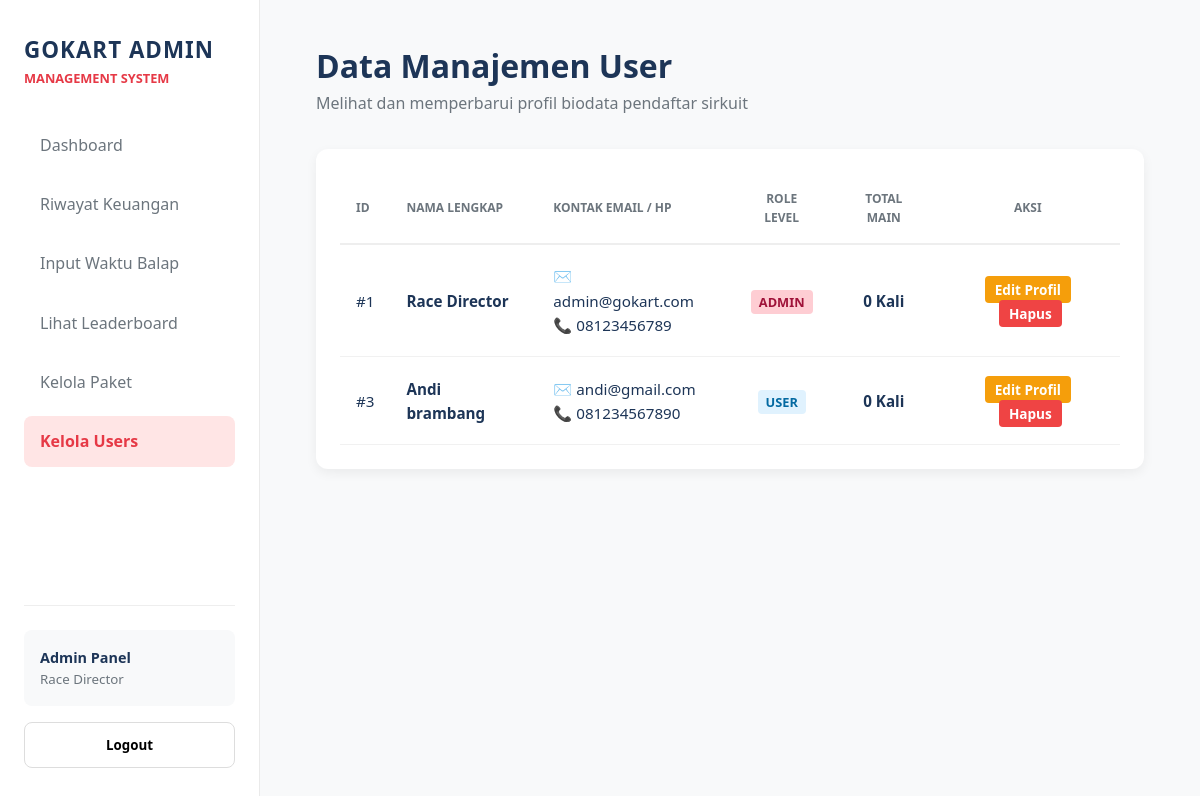
/admin/kelola_users.php (signed in), run on an earlier commit of the app's database.
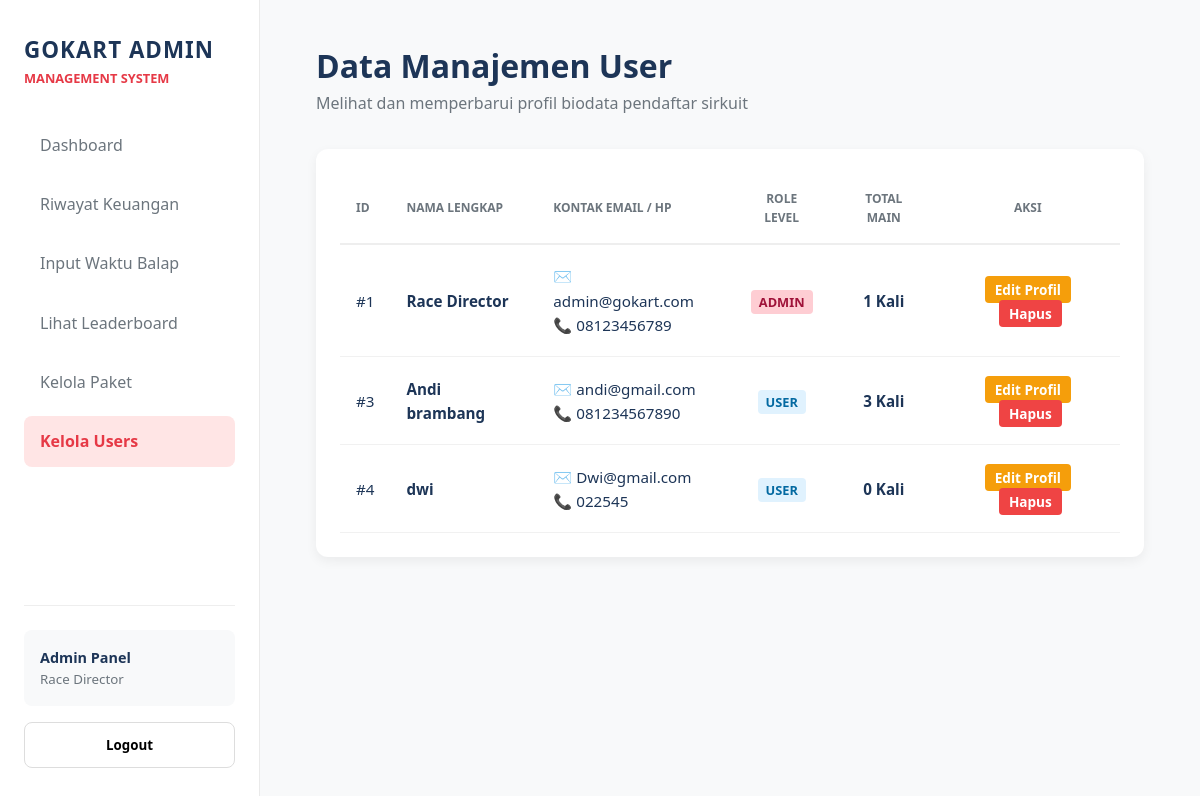
And on a later commit of the database.
### tables this page shows
CREATE TABLE `users` (
  `id` int(11) NOT NULL,
  `nama_lengkap` varchar(100) NOT NULL,
  `nomor_hp` varchar(20) NOT NULL,
  `email` varchar(100) NOT NULL,
  `password` varchar(255) NOT NULL,
  `role` enum('admin','user') DEFAULT 'user',
  `created_at` timestamp NOT NULL DEFAULT current_timestamp(),
  `total_bermain` int(11) DEFAULT 0,
  `best_time` decimal(5,3) DEFAULT 99.999,
  `booking_aktif` int(11) DEFAULT 0
);

### admin/kelola_users.php (the view, shortened to what this page needs)
<?php
require '../koneksi.php';
$users_query = mysqli_query($koneksi, "SELECT * FROM users ORDER BY role ASC, nama_lengkap ASC");
?>
<!DOCTYPE html>
<html lang="id">
<head>
    <link rel="stylesheet" href="style-admin.css">
</head>
<body>
    <div class="container">
        <aside class="sidebar">
            <div class="sidebar-top">
                <div class="brand">
                    <h2>GoKart Admin</h2>
                    <p>Management System</p>
                </div>
                <ul class="nav-menu">
                    <li><a href="dashboard.php" class="nav-link"><span>Dashboard</span></a></li>
                    <li><a href="riwayat_keuangan.php" class="nav-link"><span>Riwayat Keuangan</span></a></li>
                    <li><a href="input_waktu.php" class="nav-link"><span>Input Waktu Balap</span></a></li>
                    <li><a href="leaderboard.php" class="nav-link"><span>Lihat Leaderboard</span></a></li>
                    <li><a href="kelola_paket.php" class="nav-link"><span>Kelola Paket</span></a></li>
                    <li><a href="kelola_users.php" class="nav-link active"><span>Kelola Users</span></a></li>
                </ul>
            </div>
            <div class="sidebar-bottom">
                <div class="sidebar-user">
                    <p><strong>Admin Panel</strong></p>
                    <small>Race Director</small>
                </div>
                <button class="logout-btn" onclick="if(confirm('Keluar?')) window.location.href='../logout.php'"><span>Logout</span></button>
            </div>
        </aside>
        <main class="main">
            <header class="header">
                <h1>Data Manajemen User</h1>
                <p>Melihat dan memperbarui profil biodata pendaftar sirkuit</p>
            </header>
            <section class="card table-container">
                <table class="admin-table">
                    <thead>
                        <tr>
                            <th>ID</th>
                            <th>Nama Lengkap</th>
                            <th>Kontak Email / HP</th>
                            <th style="text-align: center;">Role Level</th>
                            <th style="text-align: center;">Total Main</th>
                            <th style="text-align: center;">Aksi</th>
                        </tr>
                    </thead>
                    <tbody>
                        <?php while ($row = mysqli_fetch_assoc($users_query)): ?>
                        <tr>
                            <td>#<?= $row['id']; ?></td>
                            <td><strong><?= htmlspecialchars($row['nama_lengkap']); ?></strong></td>
                            <td>
                                ✉️ <?= htmlspecialchars($row['email']); ?><br>
                                📞 <?= htmlspecialchars($row['nomor_hp']); ?>
                            </td>
                            <td style="text-align: center;">
                                <span class="badge-role <?= $row['role'] === 'admin' ? 'role-admin' : 'role-user'; ?>">
                                    <?= strtoupper($row['role']); ?>
                                </span>
                            </td>
                            <td style="text-align: center; font-weight: bold;"><?= $row['total_bermain']; ?> Kali</td>
                            <td style="text-align: center;">
                                <a href="edit_user.php?id=<?= $row['id']; ?>" class="btn-edit">Edit Profil</a>
                                <a href="kelola_users.php?action=delete&id=<?= $row['id']; ?>" class="btn-delete" onclick="return confirm('Hapus user <?= $row['nama_lengkap']; ?>?')">Hapus</a>
                            </td>
                        </tr>
                        <?php endwhile; ?>
                    </tbody>
                </table>
            </section>
        </main>
    </div>
</body>
</html>

What changed in the data, as far as the page shows it:
changed users "Race Director": total_bermain "0" → "1"
changed users "Andi brambang": total_bermain "0" → "3"
added users: id "4", nama_lengkap "dwi", email "Dwi@gmail.com", nomor_hp "022545", role "USER", total_bermain "0"
